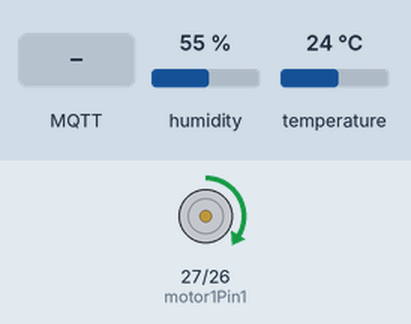
The sketch below on a simulated ESP32. Parts: motor-driver pin pairs drawn as motors (green arrow = first pin HIGH = forward, orange = second pin HIGH = backward, longer = more drive, scaled by the enable pin). Inputs (shaded band) come from the test bench; at power-on: humidity 55 %, temperature 24 °C. WiFi joins after 1.5 s; servers stay silent unless stated; no MQTT or app messages arrive unless stated; what the sketch prints to the serial monitor is not drawn.

Above: at 3.2 s.
3.3 s: MQTT message "90" arrives on the first subscribed topic
At 8.0 s:
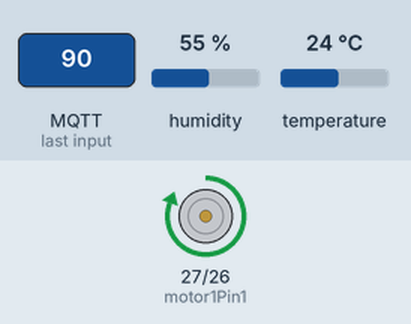
8.6 s: MQTT message "0" arrives on the first subscribed topic
At 11.6 s:
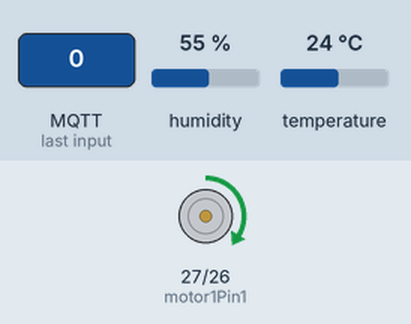
12.6 s: MQTT message "200" arrives on the first subscribed topic
At 16.4 s:
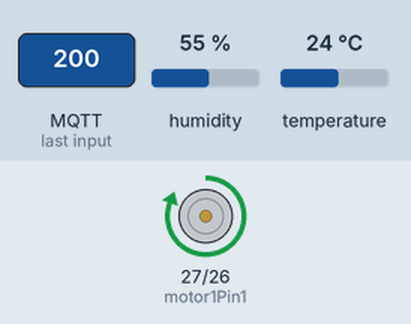
Timing chart, 0 to 17.9 s (numbered marks = the images above; inputs shaded):
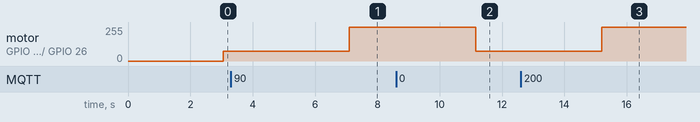

Measured:
- after the input at 3.3 s, motor on GPIO 27 (motor1Pin1) / GPIO 26 (motor1Pin2): forward 75/255 → forward 255/255 after 3.8 s
- after the input at 8.6 s, motor on GPIO 27 (motor1Pin1) / GPIO 26 (motor1Pin2): forward 255/255 → forward 75/255 after 2.5 s
- after the input at 12.6 s, motor on GPIO 27 (motor1Pin1) / GPIO 26 (motor1Pin2): forward 75/255 → forward 255/255 after 2.6 s

The sketch:

ESP32.ino
```cpp
#include <WiFi.h>
#include <PubSubClient.h>
#include <DHT.h>


const char* ssid = "Blue";
const char *password = "1234567892";
const char *mqtt_broker = "broker.emqx.io";
const char *mqtt_username = "emqx";
const char *mqtt_password = "public";
const int mqtt_port = 1883;
const char* mqtt_topic = "sensor_data";
const char* mqtt_value = "fan_speed";

WiFiClient espClient;
PubSubClient client(espClient);

// Replace with your DHT11 sensor pin
#define DHTPIN 15
#define DHTTYPE DHT11
DHT dht(DHTPIN, DHTTYPE);

// Define fuzzy logic variables
float temperatureValue = 0.0;
float humidityValue = 0.0;
const int freq = 30000;
const int pwmChannel = 0;
const int resolution = 8;
float fanSpeedValue = 0.0;
int dutyCycle;
int motor1Pin1 = 27;
int motor1Pin2 = 26;
int enable1Pin = 14;

void connectToWiFi() {
  Serial.print("Connecting to WiFi...");
  WiFi.begin(ssid, password);
  while (WiFi.status() != WL_CONNECTED) {
    delay(1000);
    Serial.print(".");
  }
  Serial.println("\nConnected to WiFi");
}

void connectToMQTTBroker() {
    Serial.print("Connecting to MQTT broker...");
    if (client.connect("ESP32")) {
      Serial.println("\nConnected to MQTT broker");
      client.subscribe(mqtt_value);
    } else {
      Serial.print("\nFailed with state ");
      Serial.print(client.state());
      delay(1000);
  }
}

void callback(char* topic, byte* payload, unsigned int length) {
  // Handle incoming MQTT messages
  String message;
  for (int i = 0; i < length; i++) {
    message += (char)payload[i];
  }

  // Print the received message
  Serial.println(message);
  fanSpeedValue = atof(message.c_str());


  // Parse the received JSON message and extract the fan speed value
  // Assuming the payload format: {"fan_speed": x}
//  DynamicJsonDocument doc(1024);
//  deserializeJson(doc, message);
//  fanSpeedValue = doc[mqtt_value].as<float>();
//  Serial.print("Fan Speed Value: ");
//  Serial.println(fanSpeedValue);
}

void publishData(float temperature, float humidity) {
  char payload[50];
  sprintf(payload, "{\"temp\":%.2f,\"hum\":%.2f}", temperature, humidity);
  client.publish(mqtt_topic, payload);
  Serial.println(payload);
}

void setup() {
  Serial.begin(115200);

  pinMode(motor1Pin1, OUTPUT);
  pinMode(motor1Pin2, OUTPUT);
  pinMode(enable1Pin, OUTPUT);

  ledcSetup(pwmChannel, freq, resolution);
  ledcAttachPin(enable1Pin, pwmChannel);
  ledcWrite(pwmChannel, dutyCycle);

  connectToWiFi();
  client.setServer(mqtt_broker, mqtt_port);
  client.setCallback(callback);

  // Initialize DHT11 sensor
  dht.begin();
}

void loop() {
  if (!client.connected()) {
    connectToMQTTBroker();
  }
   // put your main code here, to run repeatedly:
  // Move DC motor forward


  digitalWrite(motor1Pin1, HIGH);
  digitalWrite(motor1Pin2, LOW);
  delay(1000);

  if(fanSpeedValue>30){
     dutyCycle = (fanSpeedValue * 255) / 100+125; // calculate duty cycle based on fan speed percentage
  }
  else{
     dutyCycle = (fanSpeedValue * 255) / 100+75; // calculate duty cycle based on fan speed percentage

 }
   ledcWrite(pwmChannel, dutyCycle);
   client.loop(); // Process incoming MQTT messages

  int temperature = dht.readTemperature();
  int humidity = dht.readHumidity();

  if (isnan(temperature) || isnan(humidity)) {
    Serial.println("Failed to read data from DHT11 sensor");
    return;
  }

  // Publish the data to the MQTT broker
  publishData(temperature, humidity);

  // Compute fan speed using fuzzy logic
  // ... (Code for fuzzy logic computation)

  // Delay before publishing the next set of data
  delay(1000);
}
```
